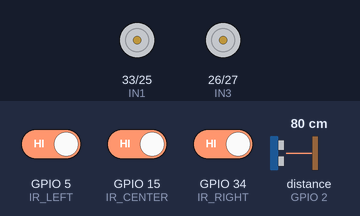
Bench run of a sketch on a simulated ESP32. Parts: motor-driver pin pairs drawn as motors (green arrow = first pin HIGH = forward, orange = second pin HIGH = backward, longer = more drive, scaled by the enable pin). Wiring (inferred from the names in the program): ultrasonic range finder: trigger GPIO 4; echo GPIO 2. Inputs (shaded band) come from the test bench; at power-on: distance to the obstacle (sensor on GPIO 2) 80 cm, GPIO 5 (IR_LEFT) HIGH, GPIO 15 (IR_CENTER) HIGH, GPIO 34 (IR_RIGHT) HIGH. The echo pulse lasts 58.3 µs per cm.

Above: at 3.2 s.
3.3 s: distance to the obstacle (sensor on GPIO 2) set to 5 cm
5.5 s: distance to the obstacle (sensor on GPIO 2) set to 2 cm
At 6.71 s:
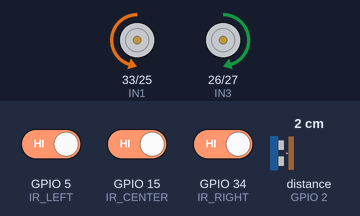
At 15.5 s:
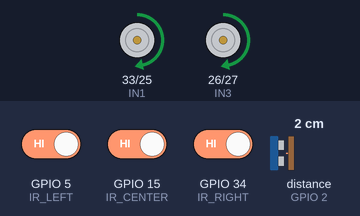
Timing chart, 0 to 17.0 s (numbered marks = the images above; inputs shaded):
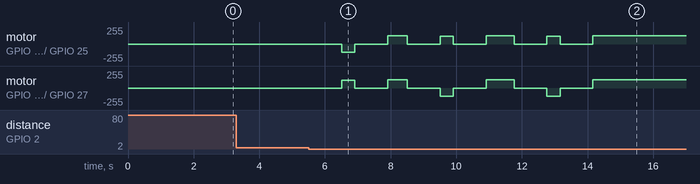

Measured:
- the behaviour switches between 4 and 3 cm on distance to the obstacle (sensor on GPIO 2) (found by bisection; images 0 and 1)
- after the input at 3.3 s, every drawn part: stays the same

The sketch:

ESP32_Line_Follower_With_Obstacle_Avoidance.ino
```cpp
// Practical Work 4 - Hybrid 3-Sensor + Turn Memory + Obstacle Stop/Avoid
// ESP32 + 3 IR Sensors + L298N + HC-SR04

// ==========================================
// 1. PIN SETTINGS
// ==========================================
#define IR_LEFT 5
#define IR_CENTER 15
#define IR_RIGHT 34

#define TRIG_PIN 4
#define ECHO_PIN 2

#define ENA 32
#define IN1 33
#define IN2 25
#define IN3 26
#define IN4 27
#define ENB 14

// ==========================================
// 2. LINE FOLLOWING MOTOR SPEED SETTINGS
// ==========================================
const int MOTOR_SPEED = 85;    // Kelajuan lurus semasa ikut line
const int TURN_SPEED = 115;    // Kelajuan pusing biasa
const int PIVOT_SPEED = 110;   // Kelajuan pusing memori 90 darjah

// ==========================================
// 2.1 AVOIDANCE SPEED SETTINGS (KHAS UNTUK ELAK HALANGAN)
// ==========================================
const int AVOID_SPEED_FORWARD = 125; // Ditingkatkan supaya motor tak sangkut dari keadaan berhenti
const int AVOID_SPEED_TURN = 120;    // Kelajuan pusing semasa elak halangan

// ==========================================
// 3. OBSTACLE SETTINGS
// ==========================================
const int OBSTACLE_CM = 4;        // Jarak brek bila nampak halangan (10cm)
const int OBSTACLE_CONFIRM = 2;    // Filter untuk elak sensor salah baca
int obstacleCount = 0;

// ==========================================
// 4. SYSTEM VARIABLES
// ==========================================
const int LINE_DETECTED = LOW;
const int NO_LINE = HIGH;
int turn_memory = 0; // 0 = Lurus, 1 = Kiri, 2 = Kanan

// ==========================================
// 5. SENSOR & LINE FOLLOWING FUNCTIONS
// ==========================================
float readDistanceCm() {
  digitalWrite(TRIG_PIN, LOW);
  delayMicroseconds(2);
  digitalWrite(TRIG_PIN, HIGH);
  delayMicroseconds(10);
  digitalWrite(TRIG_PIN, LOW);
  unsigned long duration = pulseIn(ECHO_PIN, HIGH, 3500);
  if (duration == 0) return 999;
  return duration * 0.0343 / 2.0;
}

// Fungsi pergerakan untuk LINE FOLLOWING
void moveForward() {
  analogWrite(ENA, MOTOR_SPEED); analogWrite(ENB, MOTOR_SPEED);
  digitalWrite(IN1, HIGH); digitalWrite(IN2, LOW);
  digitalWrite(IN3, HIGH); digitalWrite(IN4, LOW);
}

void turnLeft() {
  analogWrite(ENA, TURN_SPEED); analogWrite(ENB, TURN_SPEED);
  digitalWrite(IN1, LOW);  digitalWrite(IN2, LOW);
  digitalWrite(IN3, HIGH); digitalWrite(IN4, LOW);
}

void turnRight() {
  analogWrite(ENA, TURN_SPEED); analogWrite(ENB, TURN_SPEED);
  digitalWrite(IN1, HIGH); digitalWrite(IN2, LOW);
  digitalWrite(IN3, LOW);  digitalWrite(IN4, LOW);
}

void sharpPivotLeft() {
  analogWrite(ENA, PIVOT_SPEED); analogWrite(ENB, PIVOT_SPEED);
  digitalWrite(IN1, LOW);  digitalWrite(IN2, HIGH);
  digitalWrite(IN3, HIGH); digitalWrite(IN4, LOW);
}

void sharpPivotRight() {
  analogWrite(ENA, PIVOT_SPEED); analogWrite(ENB, PIVOT_SPEED);
  digitalWrite(IN1, HIGH); digitalWrite(IN2, LOW);
  digitalWrite(IN3, LOW);  digitalWrite(IN4, HIGH);
}

void stopRobot() {
  analogWrite(ENA, 0); analogWrite(ENB, 0);
  digitalWrite(IN1, LOW); digitalWrite(IN2, LOW);
  digitalWrite(IN3, LOW); digitalWrite(IN4, LOW);
}

// ==========================================
// 5.1 SPECIAL MOVEMENT FUNCTIONS FOR AVOIDANCE
// ==========================================
void avoidMoveForward() {
  analogWrite(ENA, AVOID_SPEED_FORWARD); analogWrite(ENB, AVOID_SPEED_FORWARD);
  digitalWrite(IN1, HIGH); digitalWrite(IN2, LOW);
  digitalWrite(IN3, HIGH); digitalWrite(IN4, LOW);
}

void avoidPivotLeft() {
  analogWrite(ENA, AVOID_SPEED_TURN); analogWrite(ENB, AVOID_SPEED_TURN);
  digitalWrite(IN1, LOW);  digitalWrite(IN2, HIGH);
  digitalWrite(IN3, HIGH); digitalWrite(IN4, LOW);
}

void avoidPivotRight() {
  analogWrite(ENA, AVOID_SPEED_TURN); analogWrite(ENB, AVOID_SPEED_TURN);
  digitalWrite(IN1, HIGH); digitalWrite(IN2, LOW);
  digitalWrite(IN3, LOW);  digitalWrite(IN4, HIGH);
}

// ==========================================
// 6. OBSTACLE AVOIDANCE ROUTINE (MANUAL SEQUENCE)
// ==========================================
void avoidObstacle() {
  // 1. Berhenti
  stopRobot();
  delay(1000);

  // 2. Belok kiri menggunakan kelajuan khas elak
  avoidPivotLeft();
  delay(400);

  // 3. Berhenti
  stopRobot();
  delay(1000);

  // 4. Gerak lurus menggunakan kelajuan khas elak
  avoidMoveForward();
  delay(600);

  // 5. Berhenti
  stopRobot();
  delay(1000);

  // 6. Belok kanan menggunakan kelajuan khas
  avoidPivotRight();
  delay(400);

  // 7. Berhenti
  stopRobot();
  delay(1000);

  // 8. Lurus
  avoidMoveForward();
  delay(850);

  // 9. Berhenti
  stopRobot();
  delay(1000);

  // 10. Belok kanan
  avoidPivotRight();
  delay(400);

  // 11. Berhenti
  stopRobot();
  delay(1000);

// 12. Lurus
  avoidMoveForward();
  delay(400);

  // 13. Gerak lurus sehingga jumpa line (Guna kelajuan biasa atau elak terpulang)
  avoidMoveForward();
  while (true) {
    int L = digitalRead(IR_LEFT);
    int C = digitalRead(IR_CENTER);
    int R = digitalRead(IR_RIGHT);

    // Auto break bila salah satu sensor cecah line
    if (L == LINE_DETECTED || C == LINE_DETECTED || R == LINE_DETECTED) {
      break;
    }
    delay(5);
  }

  // 13. Berhenti bila dah pijak line
  stopRobot();
  delay(200);

  // 14. PEMBETULAN ARAH (PENTING)
  avoidPivotLeft();
  delay(200);

  turn_memory = 0; // Reset memori
  obstacleCount = 0;
}

// ==========================================
// 7. SETUP
// ==========================================
void setup() {
  Serial.begin(115200);
  pinMode(IR_LEFT, INPUT); pinMode(IR_CENTER, INPUT); pinMode(IR_RIGHT, INPUT);
  pinMode(TRIG_PIN, OUTPUT); pinMode(ECHO_PIN, INPUT);
  digitalWrite(TRIG_PIN, LOW);
  pinMode(ENA, OUTPUT); pinMode(IN1, OUTPUT); pinMode(IN2, OUTPUT);
  pinMode(ENB, OUTPUT); pinMode(IN3, OUTPUT); pinMode(IN4, OUTPUT);

  stopRobot();
  delay(2000); // Masa selamat sebelum mula bergerak
}

// ==========================================
// 8. MAIN LOOP
// ==========================================
void loop() {
  // --- A. SEMAK HALANGAN ---
  float distance = readDistanceCm();
  if (distance > 1.0 && distance <= OBSTACLE_CM) {
    obstacleCount++;
  } else {
    obstacleCount = 0;
  }

  if (obstacleCount >= OBSTACLE_CONFIRM) {
    avoidObstacle();
    return; // Mula loop baru lepas siap elak
  }

  // --- B. BACA IR SENSOR ---
  int L = digitalRead(IR_LEFT);
  int C = digitalRead(IR_CENTER);
  int R = digitalRead(IR_RIGHT);

  // --- C. UPDATE MEMORI PUSINGAN ---
  if (L == LINE_DETECTED && R == NO_LINE) turn_memory = 1;
  if (R == LINE_DETECTED && L == NO_LINE) turn_memory = 2;
  if (C == LINE_DETECTED) turn_memory = 0;

  // --- D. LOGIK PERGERAKAN ---

  // 1. Terbabas terus (Guna memori)
  if (L == NO_LINE && C == NO_LINE && R == NO_LINE) {
    if (turn_memory == 1) sharpPivotLeft();
    else if (turn_memory == 2) sharpPivotRight();
    else stopRobot();
  }

  // 2. Tepat di tengah
  else if (L == NO_LINE && C == LINE_DETECTED && R == NO_LINE) {
    moveForward();
  }

  // 3. Senget sikit ke kanan
  else if (L == LINE_DETECTED && C == LINE_DETECTED && R == NO_LINE) {
    turnLeft();
  }
  // 4. Terlalu senget ke kanan
  else if (L == LINE_DETECTED && C == NO_LINE && R == NO_LINE) {
    sharpPivotLeft();
  }

  // 5. Senget sikit ke kiri
  else if (L == NO_LINE && C == LINE_DETECTED && R == LINE_DETECTED) {
    turnRight();
  }
  // 6. Terlalu senget ke kiri
  else if (L == NO_LINE && C == NO_LINE && R == LINE_DETECTED) {
    sharpPivotRight();
  }

  // 7. Simpang 4 / T-Junction
  else if (L == LINE_DETECTED && C == LINE_DETECTED && R == LINE_DETECTED) {
    moveForward();
  }

  delay(5);
}
```
